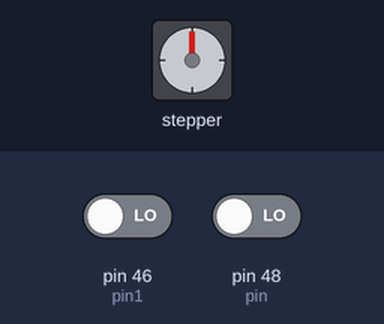
This sketch was run on a simulated Arduino Mega 2560, built with avr-gcc and run on an emulated ATmega2560. On the bench: stepper motor. Inputs (shaded band) come from the test bench; at power-on: pin 46 (pin1) LOW, pin 48 (pin) LOW. Stepper angles assume 200 steps per turn.

Above: at 1.2 s.
1.3 s: pin 46 (pin1) driven HIGH
At 1.9 s:
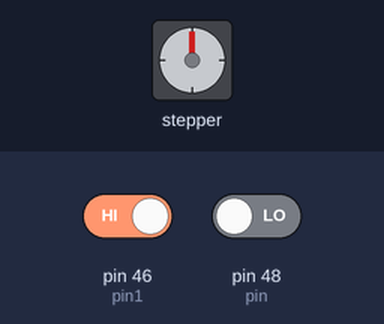
4.3 s: pin 46 (pin1) driven LOW and pin 48 (pin) driven HIGH
7.3 s: pin 48 (pin) driven LOW
8.9 s: pin 46 (pin1) driven HIGH
At 9.8 s:
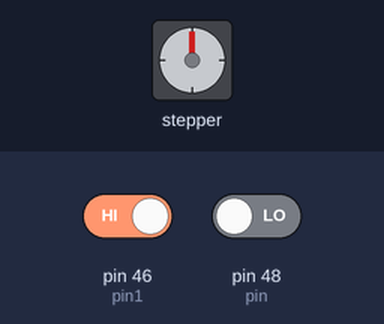
11.9 s: pin 46 (pin1) driven LOW and pin 48 (pin) driven HIGH
Timing chart, 0 to 71.4 s (numbered marks = the images above; inputs shaded):
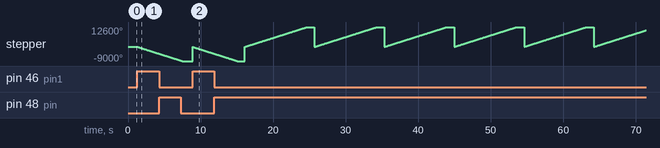

The sketch:

3_motions_motor.ino
```cpp
 #include <AccelStepper.h>

// Define stepper motor connections and motor interface type. Motor interface type must be set to 1 when using a driver:
#define dirPin 36
#define stepPin 38
#define motorInterfaceType 1
#define pin 48
#define pin1 46

// Create a new instance of the AccelStepper class:
AccelStepper stepper = AccelStepper(motorInterfaceType, stepPin, dirPin);

void setup() {
  // Set the maximum speed in steps per second:
  stepper.setMaxSpeed(2000);
  pinMode(pin,INPUT);
   pinMode(pin1,INPUT);
}

void loop()
{
  int buttonstate4=digitalRead(pin);
  int buttonstate5=digitalRead(pin1);

  if(buttonstate4==HIGH)
  {
  // Set the current position to 0:
  stepper.setCurrentPosition(0);

  // Run the motor forward at 200 steps/second until the motor reaches 400 steps (2 revolutions):
  while(stepper.currentPosition() != 7000)
  {
    stepper.setSpeed(1000);
    stepper.runSpeed();
  }

  delay(1000);
  }
  else if(buttonstate5==HIGH)
  {
  // Reset the position to 0:
  stepper.setCurrentPosition(0);

  // Run the motor backwards at 600 steps/second until the motor reaches -200 steps (1 revolution):
  while(stepper.currentPosition() != -5000)
  {
    stepper.setSpeed(-1000);
    stepper.runSpeed();
  }

  delay(1000);
  }


}
```

Measured:
- after the input at 1.3 s, stepper: keeps turning counter-clockwise at about 1480°/s, starting at once
- after the input at 8.9 s, stepper: turns 8940° clockwise in 0.00 s, then 4320° counter-clockwise in 2.9 s
